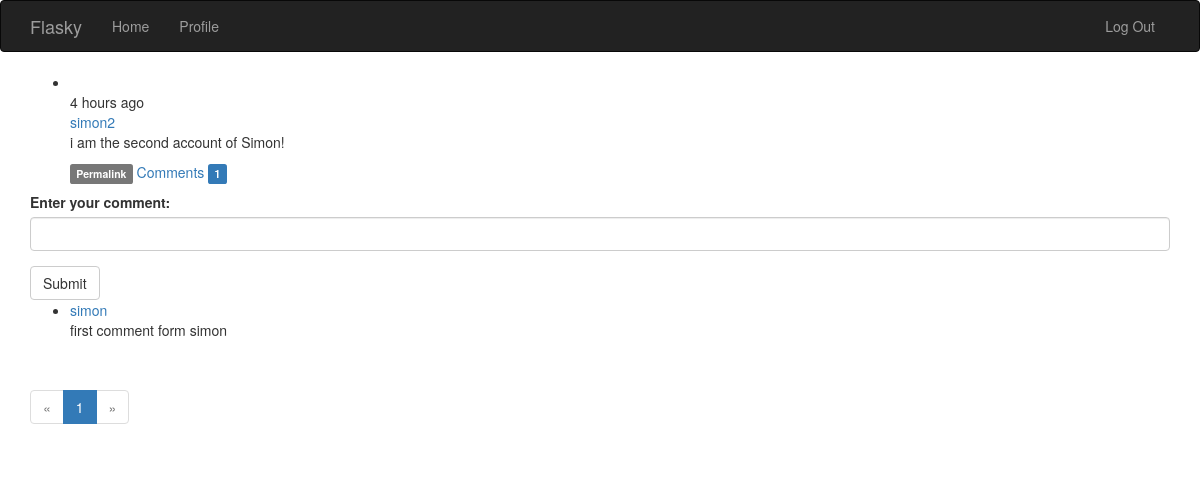
The page /post/103 (signed in) on the database its author committed.
### app/models.py (models this page shows, shortened)
class Post(db.Model):
    __tablename__ = 'post'
    id = db.Column(db.Integer, primary_key=True)
    body = db.Column(db.Text)
    body_html = db.Column(db.Text)
    timestamp = db.Column(db.DateTime, index=True, default=datetime.utcnow)
    author_id = db.Column(db.Integer, db.ForeignKey('users.id'))
    comments = db.relationship('Comment', backref='post', lazy='dynamic')

class User(UserMixin, db.Model):
    __tablename__ = 'users'
    id = db.Column(db.Integer, primary_key=True)
    email = db.Column(db.String(64), unique=True, index=True)
    password_hash = db.Column(db.String(128))
    username = db.Column(db.String(64), unique=True, index=True)
    role_id = db.Column(db.Integer, db.ForeignKey('roles.id'))
    confirmed = db.Column(db.Boolean, default=False)
    name = db.Column(db.String(64))
    location = db.Column(db.String(64))
    about_me = db.Column(db.Text())
    member_since = db.Column(db.DateTime(), default=datetime.utcnow)
    last_seen = db.Column(db.DateTime(), default=datetime.utcnow)
    posts = db.relationship('Post', backref='author', lazy='dynamic')
    followed = db.relationship('Follow', foreign_keys=[Follow.follower_id],
                               backref=db.backref('follower', lazy='joined'),
                               lazy='dynamic', cascade='all, delete-orphan')
    followers = db.relationship('Follow', foreign_keys=[Follow.followed_id],
                                backref=db.backref('followed', lazy='joined'),
                                lazy='dynamic', cascade='all, delete-orphan')
    comments = db.relationship('Comment', backref='author', lazy='dynamic')
    @property
    def password(self):
        raise AttributeError('Password is not a readable attribute!')
    def can(self, perm):
        return self.role is not None and self.role.has_permission(perm)
    def is_administrator(self):
        return self.can(Permission.ADMIN)
    def ping(self):
        self.last_seen = datetime.utcnow()
        db.session.add(self)
        db.session.commit()

class Comment(db.Model):
    __tablename__ = 'comments'
    id = db.Column(db.Integer, primary_key=True)
    body = db.Column(db.Text)
    body_html = db.Column(db.Text)
    timestamp = db.Column(db.DateTime, index=True, default=datetime.utcnow)
    disabled = db.Column(db.Boolean)
    author_id = db.Column(db.Integer, db.ForeignKey('users.id'))
    post_id = db.Column(db.Integer, db.ForeignKey('post.id'))

### app/main/views.py (the view)
@main.route('/post/<int:id>', methods=['GET', 'POST'])
def post(id):
    post = Post.query.get_or_404(id)
    form = CommentForm()
    if form.validate_on_submit():
        comment = Comment(body=form.body.data, post=post, author=current_user)
        db.session.add(comment)
        db.session.commit()
        flash('Your comment has been published!')
        return redirect(url_for('.post', id=post.id, page=-1))
    page = request.args.get('page', 1, type=int)
    if page == -1:
        page = (post.comments.count() - 1) // current_app.config['FLASKY_COMMENTS_PER_PAGE'] + 1
    pagination = post.comments.order_by(Comment.timestamp.asc()).paginate(page,
                    per_page=current_app.config['FLASKY_COMMENTS_PER_PAGE'], error_out=False)
    comments = pagination.items
    return render_template('post.html', posts=[post], form=form, comments=comments, pagination=pagination)

### app/main/forms.py
class CommentForm(FlaskForm):
    body = StringField('Enter your comment:', validators=[DataRequired()])
    submit = SubmitField('Submit')

### app/auth/views.py (called while the page is built)
@auth.before_app_request
def before_request():
    if current_user.is_authenticated:
        current_user.ping()
        if not current_user.confirmed \
                and request.blueprint != 'auth' \
                and request.endpoint != 'static':
            return redirect(url_for('auth.unconfirmed'))

### app/main/__init__.py (called while the page is built)
@main.app_context_processor
def inject_permission():
    return dict(Permission=Permission)

### app/models.py (called while the page is built)
@login_manager.user_loader
def load_user(user_id):
    return User.query.get(int(user_id))

    def has_permission(self, perm):
        return self.permission & perm == perm

### app/templates/post.html (shortened to what this page needs)
{% extends 'base.html' %}
{% import '_macro.html' as macro %}
{% import 'bootstrap/wtf.html' as wtf %}
{% block page_content %}
{% include '_posts.html' %}
{% if current_user.can(Permission.COMMENT) %}
<div class="comment-form">
    {{ wtf.quick_form(form) }}
</div>
{% endif %}
{% include '_comments.html' %}
{% if pagination %}
<div class="pagination">
   {{ macro.pagination_widget(pagination, '.post', fragment='#comments', id=posts[0].id) }}
</div>
{% endif %}
{% endblock %}

### app/templates/_posts.html (shortened to what this page needs)
<ul class="posts">
    {% for post in posts %}
    <li class="post">
        <div class="profile-thumbnail">
        </div>
        <div class="post-date">{{ moment(post.timestamp).fromNow() }}</div>
        <div class="post-author">
            <a href="{{ url_for('.user', username=post.author.username) }}">
                {{ post.author.username }}
            </a>
        </div>
        <div class="post-content">
            <div class="post-body">
            {% if post.body_html %}
                {{ post.body_html | safe }}
            {% else %}
                {{ post.body }}
            {% endif %}
            </div>
            <div class="post-footer">
                <a href="{{ url_for('.post', id=post.id) }}"><span class="label label-default">Permalink</span></a>
                <a href="{{ url_for('.post', id=post.id) }}#comments">Comments
                    <span class="label label-primary">{{ post.comments.count() }}</span>
                </a>
            </div>
        </div>
    </li>
    {% endfor %}
</ul>

### app/templates/_comments.html (shortened to what this page needs)
<ul class="comments">
    {% for comment in comments %}
    <li class="comment">
        <div class="comment-content">
            <div class="comment-author">
                <a href="{{ url_for('.user', username=comment.author.username) }}">
                    {{ comment.author.username }}</a>
            </div>
            <div class="comment-body">
                {% if moderate or not comment.disabled %}
                    {% if comment.body_html %}
                        {{ comment.body_html | safe }}
                    {% else %}
                        {{ comment.body }}
                    {% endif %}
                {% endif %}
            </div>
        </div>
    </li>
    {% endfor %}
</ul>

### rows shown on the page
Post: timestamp "4 hours ago", author.username "simon2", body_html "i am the second account of Simon!", comments.count "1"
Comment: author.username "simon", body_html "first comment form simon"

### other values the page prints
{{ p }} "1"
